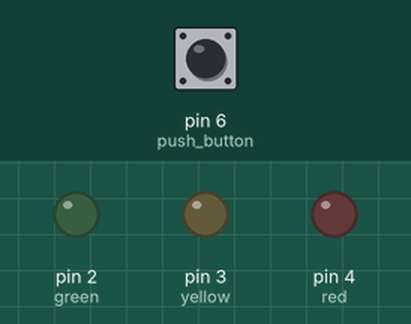
Recording of a sketch running on a simulated Arduino Uno, built with avr-gcc and run on an emulated ATmega328P. Parts: output pins drawn as LEDs (lit = HIGH). The inputs (shaded band) are chosen by the test bench; at power-on: pin 6 (push_button) LOW.

Above: at 1.2 s.
1.3 s: pin 6 (push_button) pulled HIGH for 0.15 s
At 2.5 s:
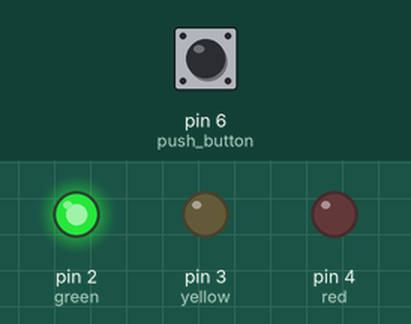
Timing chart, 0 to 4.3 s (numbered marks = the images above; inputs shaded):
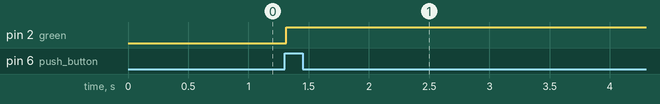

Measured:
- after the input at 1.3 s, pin 2 (green): LOW → HIGH at once

The sketch:

squad_bse_Aya_Ashraf_traffic.ino
```cpp
///declaring LEDs

int green = 2;
int yellow = 3;
int red = 4;

int push_button = 6;

void changeLights();

void setup() {
  // put your setup code here, to run once:
  ///Declare LEDs pins as OUTPUT
  pinMode(green,OUTPUT);
  pinMode(yellow,OUTPUT);
  pinMode(red,OUTPUT);

  ///sET THE LEDS OFF
  digitalWrite(green,LOW);
  digitalWrite(yellow,LOW);
  digitalWrite(red,LOW);

  ///Set push_button as input
  pinMode(push_button,INPUT);
}

void loop() {
  // put your main code here, to run repeatedly:
 if (digitalRead(push_button) == HIGH)
   {

        delay(15); // software debounce

        if (digitalRead(push_button) == HIGH) {

            // if the switch is HIGH, ie. pushed down - change the lights!

            changeLights();

            delay(15000); // wait for 15 seconds

        }

    }
}
void changeLights(){

    // green on, 3 seconds
    if( ((digitalRead(green)==0) && (digitalRead(yellow)== 0 || 1) && (digitalRead(red)== 0 || 1) ))
    {
    digitalWrite(green, HIGH);
    digitalWrite(red, LOW);
    digitalWrite(yellow, LOW);

    delay(3000);
    }

    // yellow on, 3 seconds
    else if( ((digitalRead(yellow)==0) && (digitalRead(red)== 0 || 1) && (digitalRead(green)== 0 || 1) ))
    {
    digitalWrite(yellow,HIGH);
    digitalWrite(red,LOW);
    digitalWrite(green, LOW);


    delay(3000);
    }


    // then turn red on for 3 seconds
    else if( ((digitalRead(red)==0) && (digitalRead(yellow)== 0 || 1) && (digitalRead(green)== 0 || 1) ))
    {
    digitalWrite(red, HIGH);
    digitalWrite(green, LOW);
    digitalWrite(yellow, LOW);

    delay(3000);
    }

    else
    {
    digitalWrite(red, LOW);
    digitalWrite(green, LOW);
    digitalWrite(yellow, LOW);

    }
}
```
